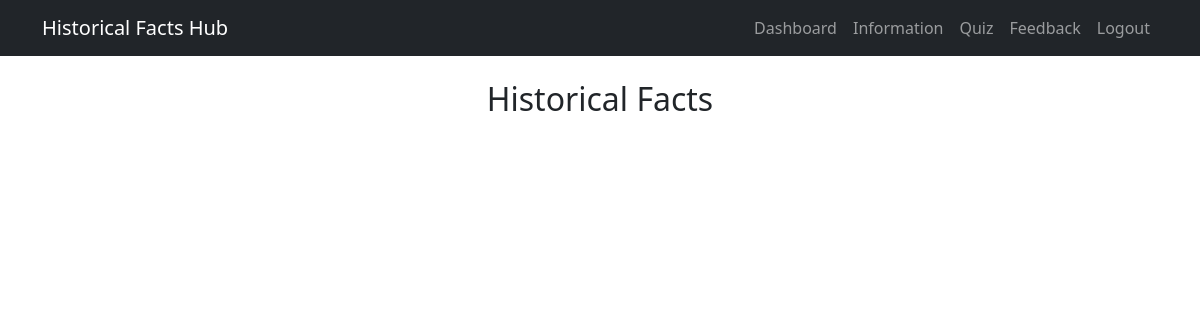
Page /facts (signed in) on the earlier database version.
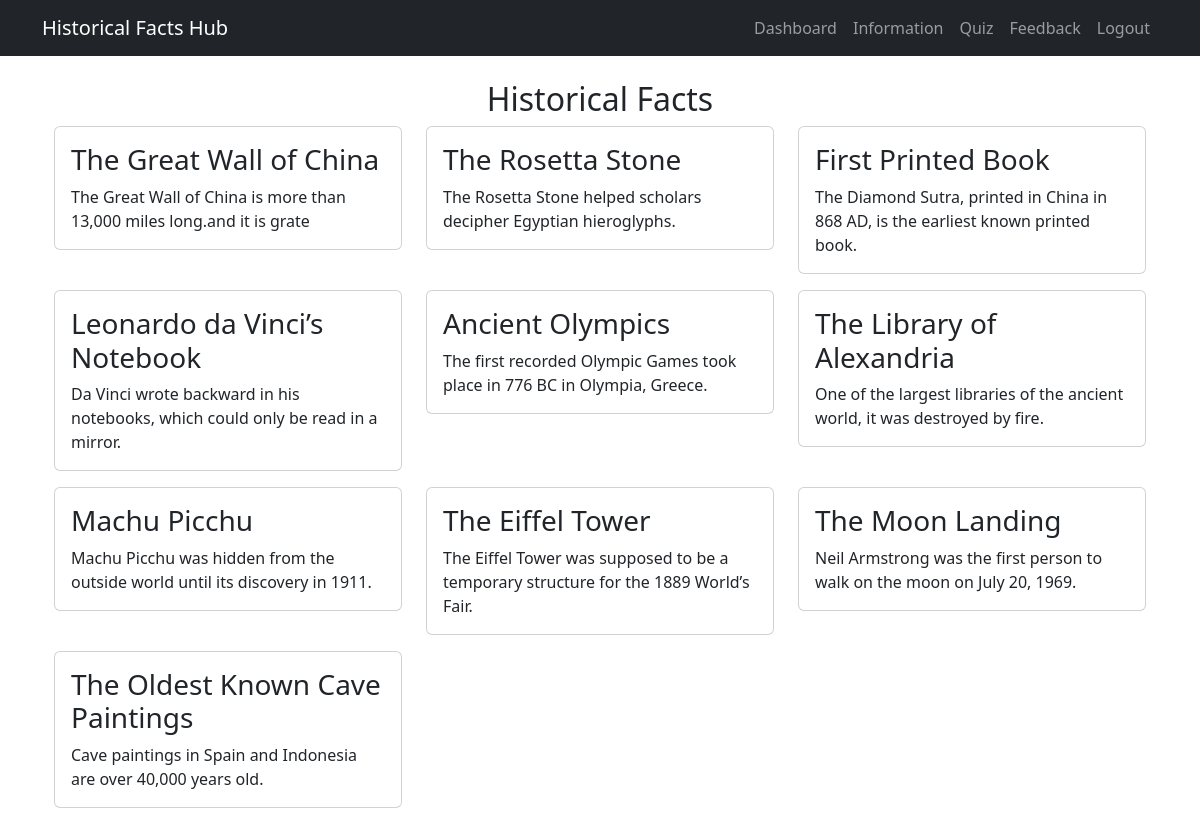
Same page on the later database version.
### app.py (models this page shows)
class Fact(db.Model):
    id = db.Column(db.Integer, primary_key=True)
    title = db.Column(db.String(200), nullable=False)
    description = db.Column(db.Text, nullable=False)

### app.py (the view)
@app.route('/facts')
@login_required
def facts():
    all_facts = Fact.query.all()  # Ensure this retrieves a list of Fact objects
    return render_template('facts.html', facts=all_facts)

### app.py (called while the page is built)
@login_manager.user_loader
def load_user(user_id):
    return User.query.get(int(user_id))

### templates/facts.html
{% extends "base.html" %}
{% block content %}
<div class="container mt-4">
    <h2 class="text-center">Historical Facts</h2>
    <div class="row">
        {% for fact in facts %}
        <div class="col-md-4">
            <div class="card mb-3">
                <div class="card-body">
                    <h3 class="card-title">{{ fact.title }}</h3>
                    <p class="card-text">{{ fact.description }}</p>
                </div>
            </div>
        </div>
        {% endfor %}
    </div>
</div>
{% endblock %}

### templates/base.html (shortened to what this page needs)
<!DOCTYPE html>
<html lang="en">
<head>
    <link href="https://cdn.jsdelivr.net/npm/bootstrap@5.3.0/dist/css/bootstrap.min.css" rel="stylesheet">
</head>
<body>
    <nav class="navbar navbar-expand-lg navbar-dark bg-dark">
        <div class="container">
            <a class="navbar-brand" href="{{ url_for('user_dashboard') }}">Historical Facts Hub</a>
            <div class="collapse navbar-collapse" id="navbarNav">
                <ul class="navbar-nav ms-auto">
                    <li class="nav-item"><a class="nav-link" href="{{ url_for('facts') }}">Dashboard</a></li>
                    <li class="nav-item"><a class="nav-link" href="{{ url_for('information') }}">Information</a></li>
                    <li class="nav-item"><a class="nav-link" href="{{ url_for('quiz') }}">Quiz</a></li>
                    <li class="nav-item"><a class="nav-link" href="{{ url_for('feedback') }}">Feedback</a></li>
                    <li class="nav-item"><a class="nav-link" href="{{ url_for('logout') }}">Logout</a></li>
                </ul>
            </div>
        </div>
    </nav>
    <div class="container mt-4">
        {% block content %}
        {% endblock %}
    </div>
</body>
</html>

Differences in the rows shown:
added Fact: title "The Great Wall of China", description "The Great Wall of China is more than 13,000 miles long.and it is grate"
added Fact: title "The Rosetta Stone", description "The Rosetta Stone helped scholars decipher Egyptian hieroglyphs."
added Fact: title "First Printed Book", description "The Diamond Sutra, printed in China in 868 AD, is the earliest known printed book."
added Fact: title "Leonardo da Vinci’s Notebook", description "Da Vinci wrote backward in his notebooks, which could only be read in a mirror."
added Fact: title "Ancient Olympics", description "The first recorded Olympic Games took place in 776 BC in Olympia, Greece."
added Fact: title "The Library of Alexandria", description "One of the largest libraries of the ancient world, it was destroyed by fire."
added Fact: title "Machu Picchu", description "Machu Picchu was hidden from the outside world until its discovery in 1911."
added Fact: title "The Eiffel Tower", description "The Eiffel Tower was supposed to be a temporary structure for the 1889 World’s Fair."
added Fact: title "The Moon Landing", description "Neil Armstrong was the first person to walk on the moon on July 20, 1969."
added Fact: title "The Oldest Known Cave Paintings", description "Cave paintings in Spain and Indonesia are over 40,000 years old."
